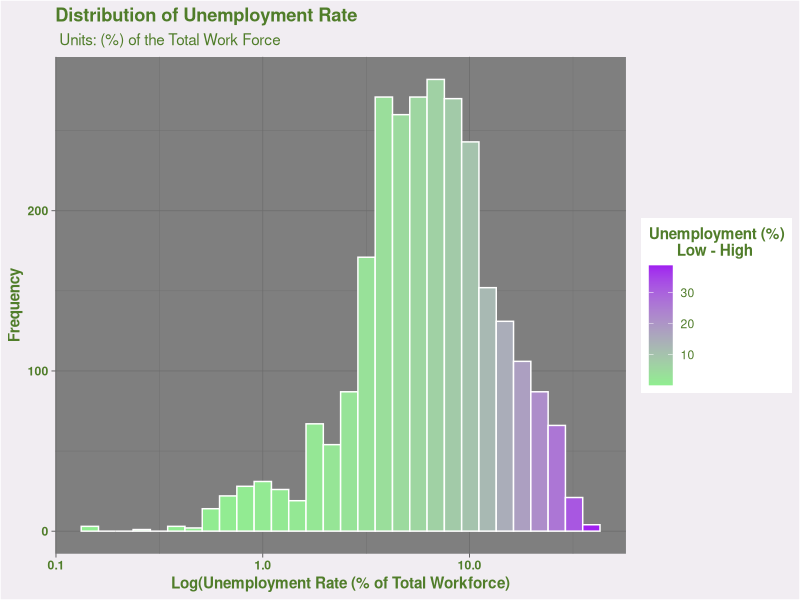
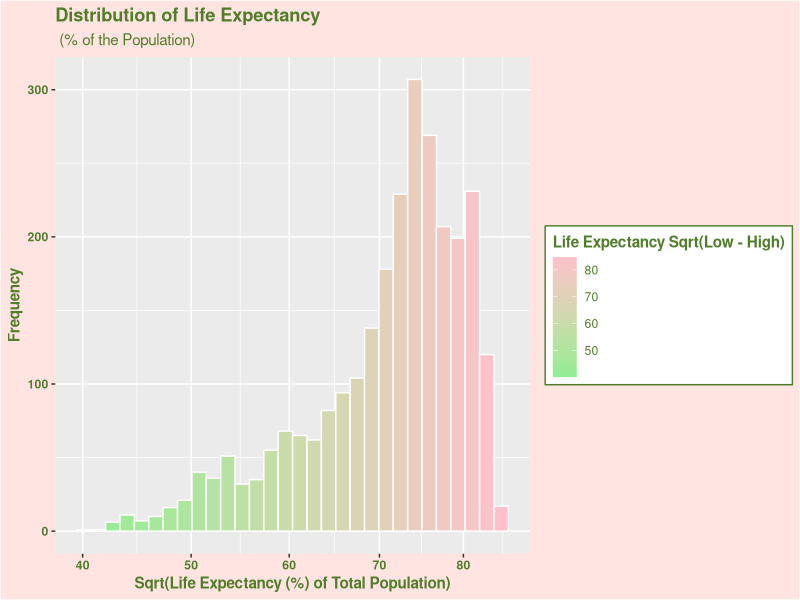
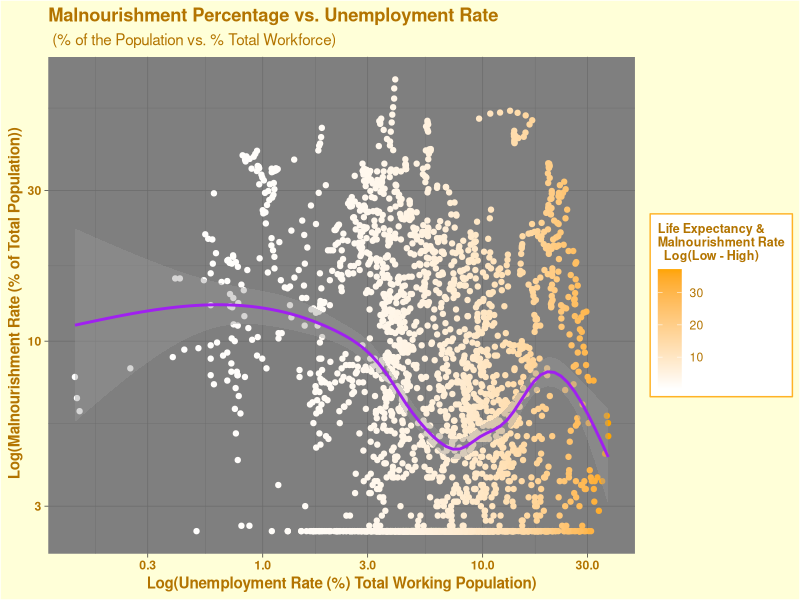
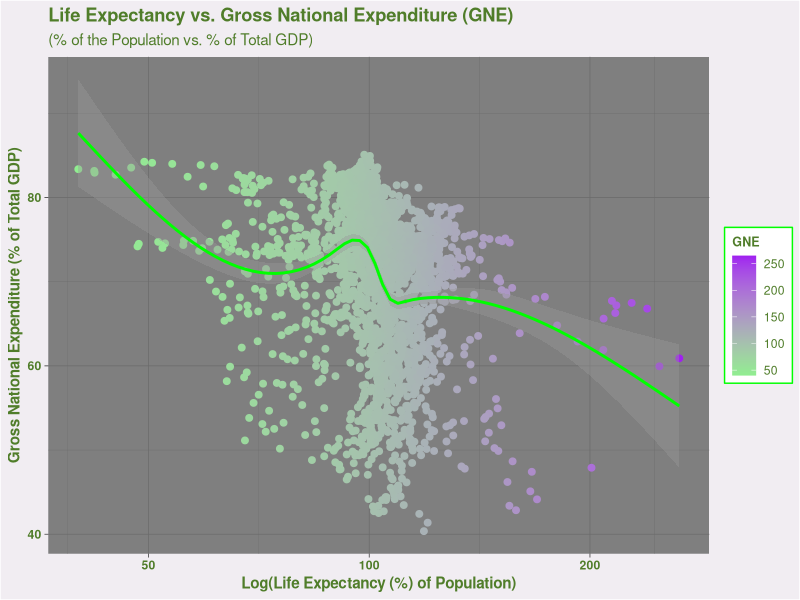
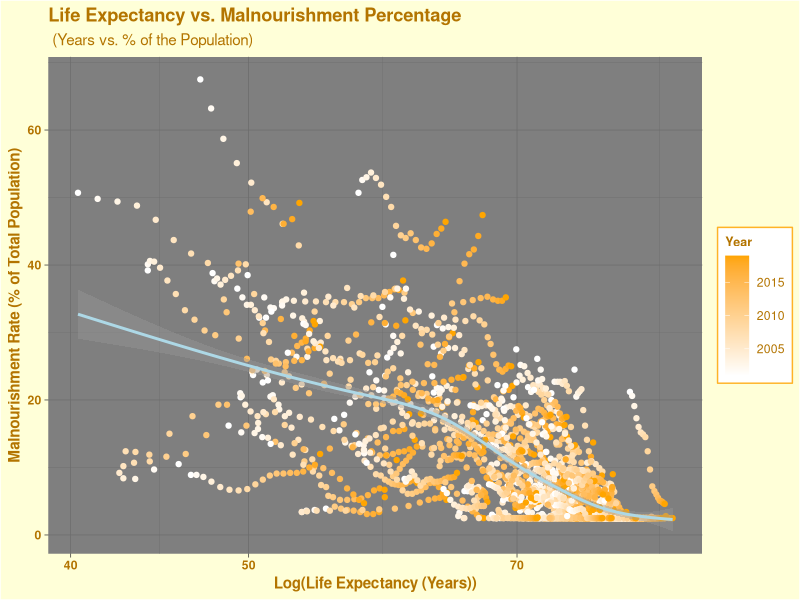
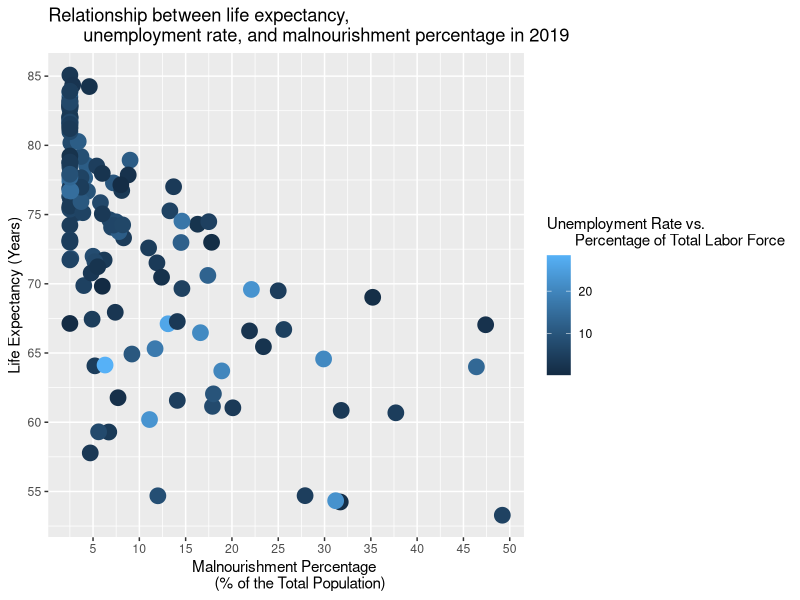

Write R code to recreate these figures, in order.
## ---- chunk 1
knitr::opts_chunk$set(echo = TRUE)
## ---- chunk 2
#Load Packages
library(tidyverse)
library(readr)
library(ggplot2)

#load datasets
gne <- read_csv("gdp.csv")
life_expec_malnourish <- read_csv("life_expec_malnourish.csv")
perc_unemplyed <- read_csv("perc_unemplyed.csv")

## ---- chunk 3

# GDP dataset tidying --> Result: Tidy dataset w/o NA's
gne_clean_tidy <- gne %>%

   # remove the series code and series name column due to containing redundant information
   select(-`Series Code`) %>%
   select(-`Series Name`) %>%
  
   # combine multiple year cols. into one
   # the range of years spans from 2001 to 2020
   pivot_longer(col = c("2001 [YR2001]":"2020 [YR2020]"), 
                names_to = "year",
                values_to = "gne") %>% 
  
   # removes rows with a ".." entry on it = how NA's were coded in the sedate
   filter(!(gne == "..")) %>% 
    
   # format the year entries: ex: want 2000 not 2000 [YR2000]
   mutate(year = str_replace_all(year,".\\[.......", "")) %>% 
    
   # recode GNE and year entries as numeric 
   mutate(year = as.numeric(year), gne = as.numeric(gne)) %>% 
    
   # recode col titles with confusing names to have clearer titles w/o spaces
   rename(country = `Country Name` , country_code = `Country Code`)
  
   # get dimensions and unique IDs in the dataset 
   dim(gne_clean_tidy)
   n_distinct(gne_clean_tidy$country)
   n_distinct(gne_clean_tidy$gne)

## ---- chunk 4

# life expectancy and nourishment data tidying --> done w/ no NAs
life_clean_tidy <- life_expec_malnourish %>%
  
  # remove series code due to containing redundant information
  select(-`Series Code`) %>% 
  
  # recode series name to instead be type as in type of information
  rename(type = `Series Name`) %>% 
  
  # do year tidying to make all year cols. info contained in one
  pivot_longer(col = c("2001 [YR2001]":"2019 [YR2019]"), # 
               names_to = "year",
              values_to = "stats") %>%
  
  # removes rows with a ".." entry on it = how NAs were coded in the datset
  filter(!(stats == '..')) %>%
 
  # used str replacement properly format the year entries as we did in the gdp dataset above
  mutate(year = str_replace_all(year,".\\[.......", "")) %>% 
    
  # recode to make year and stats entries all numeric 
  mutate(year= as.numeric(year), stats = as.numeric(stats)) %>% 
  
  # recode col. titles to be more succinct and clear
  mutate(type = recode(type,"Life expectancy at birth, total (years)" = "life_expectancy", 
            "Prevalence of undernourishment (% of population)" = "malnourish_perc")) %>%
  
  # make cols. filled with corresponding data for a countries life expectancy in years for a 
  # particular year and a countries % of the population that is malnourished for a particular year
  # The possible year range is from 2001 - 2019
  pivot_wider(names_from = type,
              values_from = stats) %>%
  
  #rename country and country code cols. into a lowercase and w/o space format for ease of usage
  rename(country = `Country Name` , country_code = `Country Code`) 
  
  # get dimensions and unique IDs in the dataset 
  dim(life_clean_tidy)
  n_distinct(life_clean_tidy$country)
  n_distinct(life_clean_tidy$life_expectancy)
  n_distinct(life_clean_tidy$malnourish_perc)

## ---- chunk 5
# percentage unemplyed dataset tidying --> done w/ no NA's
  unemplyed_clean_tidy <- perc_unemplyed %>%
    
    # remove the series code and series name column due to containing redundant information
    select(-`Series Code`) %>%
    select(-`Series Name`) %>%
    
    # combine every individual year column into a singular one: the year range is 2001 - 2019
    pivot_longer(col = c("2001 [YR2001]":"2019 [YR2019]"),
               names_to = "year",
              values_to = "unemploy_rate") %>%
    
    # removes rows with a ".." entry on it = how NAs were coded in the datset
    filter(!(unemploy_rate == '..')) %>%
    
    # used str replacement properly format the year entries as we did in the gdp dataset above
    mutate(year = str_replace_all(year,".\\[.......", "")) %>%
    
    # encode the entries in year and unemploy_rate to be numeric 
    mutate(year= as.numeric(year), unemploy_rate = as.numeric(unemploy_rate)) %>%
  
    
    #rename country and country code cols. into a lowercase and w/o space format for ease of usage
    rename(country = `Country Name` , country_code = `Country Code`) 
    
    # get dimensions and unique IDs in the dataset 
    dim(unemplyed_clean_tidy)
    n_distinct(unemplyed_clean_tidy$country)
    n_distinct(unemplyed_clean_tidy$unemploy_rate)

  
## ---- chunk 6
#-----Joining---

# first view what is missing between the datasets 
missing <- anti_join(gne_clean_tidy,unemplyed_clean_tidy, by = "country")
missing

# stored the dataframe of missing information to a variable: this will be valuable for subsetting
missing_countries <- missing$country
unique(missing_countries)


# remove the countries in the gdp datset that were not found in the missing_countrries dataframe
nrow(gne_clean_tidy) # --> initially 3420 rows
gne_clean_tidy <- gne_clean_tidy %>%
  filter(!(country %in% missing_countries))
nrow(gne_clean_tidy) # --> after: 3239 rows 


# left join the gdp dataset to the unemployment data set using three variables:
# country, country code and year!
final_dataset <- left_join(gne_clean_tidy,unemplyed_clean_tidy, by = c("country",
                                                                       "country_code","year"))
# get row count before joining final dataset to the already joined 2!
nrow(final_dataset)

#left join the life expectancy + percent of the pop. malnourished dataset to the one we just 
# created on line 142
final_dataset <- left_join(final_dataset,life_clean_tidy, by = c("country", "country_code","year"))

# remove NAs that remained after completely joining all three datasets
final_dataset <- final_dataset %>%
  drop_na()

# checking the final number of rows and unique entries in country to determine that they met
# the project specifications 
nrow(final_dataset) # final # of rows --> 2692
unique(final_dataset$country) # 148 --> unique countries 

## ---- chunk 7

# ouputting the fivenum summary of gdp by country
final_dataset %>%
  
  #arrange it in desc. order
  arrange(desc(gne)) %>%
  
  #group by country
  group_by(country) %>%
  
  #compute the five num. summary for this column: 
  # format: first to last -> (minimum, 1st. quartile, median, 3rd. quartile, maximum)
  summarize(fivenum(gne))



# ouputing the fivenum summary of unemployment rate by country
final_dataset %>%
  
  # group by country
  group_by(country) %>%
  
  #arrange the column in descending order
  arrange(desc(unemploy_rate)) %>%
  
  # coumpute the fivenum summary by country 
  summarize(fivenum(unemploy_rate))

final_dataset %>%
    summarize(fivenum(unemploy_rate))



# ouputting the fivenum summary of unemployment rate by country
final_dataset %>%
  
  # group by country
  group_by(country) %>%
  
  # arrange life expectancy column in descending order
  arrange(desc(life_expectancy)) %>%
  
  # compute the fivenum summary for life expectancy by country
  summarize(fivenum(life_expectancy))

final_dataset %>%
    summarize(fivenum(life_expectancy))

final_dataset %>%
  
  # group by country
  group_by(country) %>%
  
  #compute the average malnourishment percentage per country 
  summarize(avg_malnourish_perc = mean(malnourish_perc)) %>%
  
  # add that average to the final dataset
  mutate(avg_malnourish_perc)

final_dataset %>%
    summarize(fivenum(malnourish_perc))


# compute a classification variable for a country's life expectancy
# https://ourworldindata.org/life-expectancy#:~:text=Today%20most%20people%20in%20the%20world%20ca    n%20expect,higher%20than%20in%20any%20country%20back%20in%201950.
# Quote from site: -->
# "The United Nations estimate a global average life expectancy of 72.6 years for 2019
final_dataset$life_expec_class <- factor(ifelse(final_dataset$life_expectancy > 72.6, 'High', 'Low'))

# Calculate the proportions of countries' life expectancy that is classified as high vs. low
prop.table(table(final_dataset$life_expec_class))



# Calculate the proportion of rows dedicated to each country
# Important to know how data is being contributed for each country or how data is going
# into calculations when grouping by countries 
prop.table(table(final_dataset$country))

# get row counts of each country in the final dataset
final_dataset%>%
  group_by(country) %>%
  count(length(country))
## ---- chunk 8

final_dataset %>%
  #create distribution of unemployment rate 
  ggplot(aes(x = unemploy_rate, fill = ..x.., color = unemploy_rate))+
  # outline bins in white
  geom_histogram(color = "white") + 
  # color using gradient 
  scale_fill_gradient(low = "light green", high = "purple") +
  scale_x_log10() + # scale x-axis by log transform 
  #add labs 
  labs(title = "Distribution of Unemployment Rate",
       subtitle = " Units: (%) of the Total Work Force",
       x = "Log(Unemployment Rate (% of Total Workforce)",
       y = "Frequency",
       fill = "Unemployment (%)
       Low - High") +
  # add color and stylings
  theme_dark() +
  theme(plot.background=element_rect(fill="#f1edf2"),
        legend.background = element_rect(fill="white", size=.5, linetype="solid"),
        axis.text = element_text(colour = "#507d2a", face= "bold"),
        axis.title = element_text(colour = "#507d2a", face= "bold"),
        legend.title = element_text(colour = "#507d2a", face = "bold"),
        legend.text = element_text(colour = "#507d2a"),
        plot.title = element_text(colour = "#507d2a", face = "bold"),
        plot.subtitle = element_text(colour = "#507d2a"))


## ---- chunk 9

final_dataset %>%
  # generate distribution of life expectancy
  ggplot(aes(life_expectancy, fill = ..x.., color = life_expectancy)) +
  # outline bins using white
  geom_histogram(color = "white") + 
  # color using gradient 
  scale_fill_gradient(low = "lightgreen", high = "pink") +
  scale_x_sqrt() + # scale x-axis using sqrt transform 
  labs(title = "Distribution of Life Expectancy",
       subtitle = " (% of the Population)",
       x = "Sqrt(Life Expectancy (%) of Total Population)",
       y = "Frequency",
       fill = "Life Expectancy Sqrt(Low - High)") +
  # add color and stylings 
  theme(plot.background=element_rect(fill="#ffe4e1"),
        legend.background = element_rect(colour="#507d2a",fill="white", 
                                         size=.5, linetype="solid"),
        axis.text = element_text(colour = "#507d2a", face= "bold"),
        axis.title = element_text(colour = "#507d2a", face= "bold"),
        legend.text = element_text(colour = "#507d2a"),
        legend.title = element_text(colour = "#507d2a", face = "bold"),
        plot.title = element_text(colour = "#507d2a", face = "bold"),
        plot.subtitle = element_text(colour = "#507d2a"))

## ---- chunk 10

final_dataset %>%
  # map unemployment rate to malnourishment percentage 
  ggplot(aes(unemploy_rate,malnourish_perc, color = ..x..)) +
  scale_x_log10() + # scale x-axis using log transform
  scale_y_log10() + # scale y-axis using log transform
  geom_point() +
  geom_smooth(colour = "purple") + # color geom_smooth line
  # add labs 
  labs(title = "Malnourishment Percentage vs. Unemployment Rate",
       subtitle = " (% of the Population vs. % Total Workforce)",
       x = "Log(Unemployment Rate (%) Total Working Population)",
       y = " Log(Malnourishment Rate (% of Total Population))",
       color = "Life Expectancy &
Malnourishment Rate
  Log(Low - High)") +
  # add gradient color and stylings
    scale_color_gradient(low = "white", high = "orange") +
    theme_dark() +
    theme(plot.background=element_rect(fill="#ffffd8"),
        legend.background = element_rect(colour="#ffb327",fill="white", 
                                         size=.5, linetype="solid"),
        axis.text = element_text(colour = "#b37400", face= "bold"),
        axis.title = element_text(colour = "#b37400", face= "bold"),
        legend.text = element_text(colour = "#b37400"),
        legend.title = element_text(colour = "#b37400", face = "bold", size = 9),
        plot.title = element_text(colour = "#b37400", face = "bold"),
        plot.subtitle = element_text(colour = "#b37400"))
## ---- chunk 11

final_dataset %>%
  # map GNE and life expectancy to one another 
  ggplot(aes(gne, life_expectancy, color = ..x..)) +
  geom_point( size = 2) +
  scale_x_log10() + # scale x-axis using log trasnform 
  geom_smooth(color = "green") + #color geom_smooth line
  # add gradient color
  scale_color_gradient(low = "light green", high = "purple") +
  # add labs
   labs(title = "Life Expectancy vs. Gross National Expenditure (GNE)",
       subtitle = "(% of the Population vs. % of Total GDP)",
       x = "Log(Life Expectancy (%) of Population)",
       y = "Gross National Expenditure (% of Total GDP)",
       color = "GNE") +
  # add color and stylings 
  theme_dark() +
  theme(plot.background=element_rect(fill="#f1edf2"),
        legend.background = element_rect(colour="green",fill="white", 
                                         size=.5, linetype="solid"),
        axis.text = element_text(colour = "#507d2a", face = "bold"),
        axis.title = element_text(colour = "#507d2a", face= "bold"),
        legend.text = element_text(colour = "#507d2a"),
        legend.title = element_text(colour = "#507d2a", face = "bold", size = 9),
        plot.title = element_text(colour = "#507d2a", face = "bold"),
        plot.subtitle = element_text(colour = "#507d2a"))

## ---- chunk 12

final_dataset %>%
  # map the variables life expectancy, malnourish perc and year
  ggplot(aes(life_expectancy,malnourish_perc, color = year)) +
  geom_point(stat = "identity") +
  scale_x_log10() + # scale x-axis using log transform
  geom_smooth(colour = "light blue") + # set geom_smooth color
  # include labs
  labs(title = "Life Expectancy vs. Malnourishment Percentage ",
       subtitle = " (Years vs. % of the Population)",
       x = "Log(Life Expectancy (Years))",
       y = "Malnourishment Rate (% of Total Population)",
       color = "Year") +
  # add gradient color and stylings
    scale_color_gradient(low = "white", high = "orange") +
    theme_dark() +
    theme(plot.background=element_rect(fill="#ffffd8"),
        legend.background = element_rect(colour="#ffb327",fill="white", 
                                         size=.5, linetype="solid"),
        axis.text = element_text(colour = "#b37400", face= "bold"),
        axis.title = element_text(colour = "#b37400", face= "bold"),
        legend.text = element_text(colour = "#b37400"),
        legend.title = element_text(colour = "#b37400", face = "bold", size = 9),
        plot.title = element_text(colour = "#b37400", face = "bold"),
        plot.subtitle = element_text(colour = "#b37400"))

  facet_wrap(~year)

## ---- chunk 13
final_dataset %>%
  # only include 2019 year data
  filter(year == 2019) %>%
  # map malnourishment_perc vs. life_expectancy and year = 2019
  ggplot(aes(x = malnourish_perc, y = life_expectancy, color = unemploy_rate)) +
  # adjust point size
  geom_point(size = 5) +
  # include labs
  labs(title = "Relationship between life expectancy, 
       unemployment rate, and malnourishment percentage in 2019",
       color = "Unemployment Rate vs. 
       Percentage of Total Labor Force",
       x = "Malnourishment Percentage 
       (% of the Total Population)",
       y = "Life Expectancy (Years)") +
  # scale x & y -axis
  scale_x_continuous(breaks = seq(0,50,5)) +
  scale_y_continuous(breaks = seq(40,100,5))
